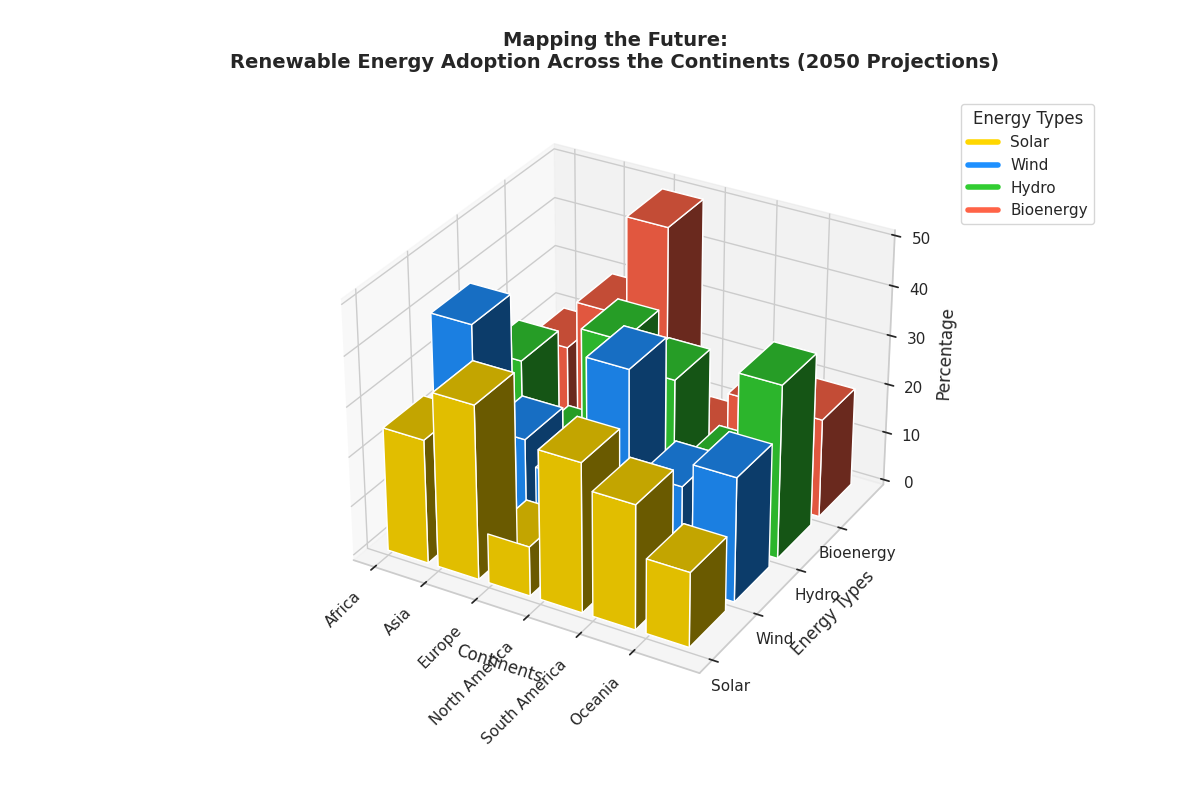

The Python source for this figure:
import numpy as np
import matplotlib.pyplot as plt
from mpl_toolkits.mplot3d import Axes3D

# Define continents and renewable energy types
continents = ['Africa', 'Asia', 'Europe', 'North America', 'South America', 'Oceania']
energy_types = ['Solar', 'Wind', 'Hydro', 'Bioenergy']

# Modified renewable energy percentages after random alteration
energy_percentages = np.array([
    [25, 35, 10, 30],  # Africa (shuffled)
    [25, 15, 40, 20],  # Asia (shuffled)
    [15, 40, 20, 25],  # Europe (shuffled)
    [25, 10, 35, 30],  # North America (shuffled)
    [15, 35, 20, 30],  # South America (shuffled)
    [50, 10, 20, 20]   # Oceania (same)
])

# Create a figure for the 3D bar chart
fig = plt.figure(figsize=(12, 8))
ax = fig.add_subplot(111, projection='3d')

x_positions = np.arange(len(continents))
y_positions = np.arange(len(energy_types))
xpos, ypos = np.meshgrid(x_positions, y_positions)
xpos = xpos.flatten()
ypos = ypos.flatten()
zpos = np.zeros_like(xpos)

dz = energy_percentages.flatten()
dx = dy = 0.8
colors = ['#FFD700', '#1E90FF', '#32CD32', '#FF6347']

ax.bar3d(xpos, ypos, zpos, dx, dy, dz, color=np.repeat(colors, len(continents)))

ax.set_xlabel('Continents')
ax.set_ylabel('Energy Types')
ax.set_zlabel('Percentage')
ax.set_title('Mapping the Future:\nRenewable Energy Adoption Across the Continents (2050 Projections)', 
             fontsize=14, fontweight='bold', pad=20)

ax.set_xticks(x_positions)
ax.set_xticklabels(continents, rotation=45, ha='right')
ax.set_yticks(y_positions)
ax.set_yticklabels(energy_types)

legend_labels = ['Solar', 'Wind', 'Hydro', 'Bioenergy']
color_patches = [plt.Line2D([0], [0], color=color, lw=4) for color in colors]
ax.legend(color_patches, legend_labels, loc='upper left', bbox_to_anchor=(1.05, 1), title="Energy Types")

plt.tight_layout()
plt.show()
